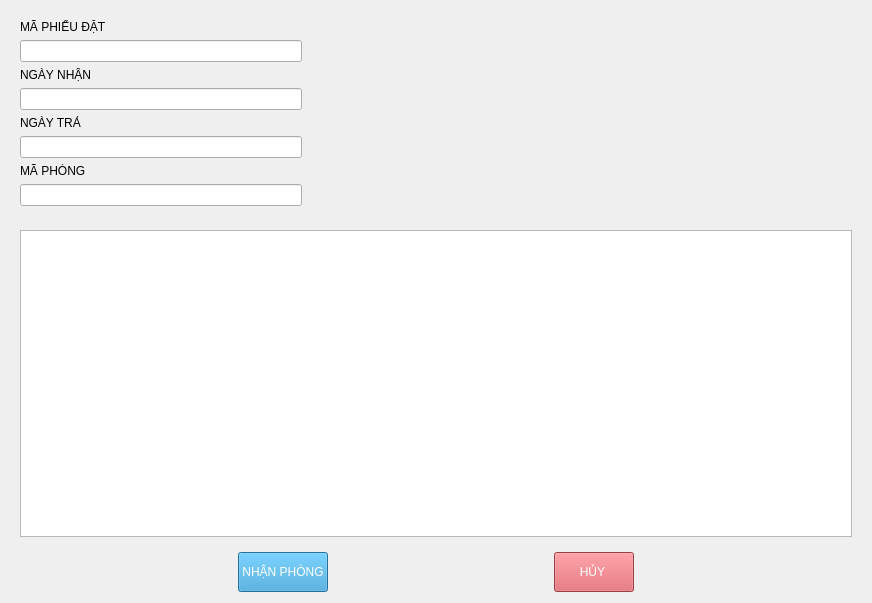
<?xml version="1.0" encoding="UTF-8"?>
<ui version="4.0">
 <class>Dialog</class>
 <widget class="QDialog" name="Dialog">
  <property name="geometry">
   <rect>
    <x>0</x>
    <y>0</y>
    <width>872</width>
    <height>603</height>
   </rect>
  </property>
  <property name="windowTitle">
   <string>Dialog</string>
  </property>
  <layout class="QVBoxLayout" name="verticalLayout">
   <item>
    <widget class="QWidget" name="widget" native="true">
     <property name="minimumSize">
      <size>
       <width>300</width>
       <height>0</height>
      </size>
     </property>
     <property name="maximumSize">
      <size>
       <width>300</width>
       <height>16777215</height>
      </size>
     </property>
     <layout class="QVBoxLayout" name="verticalLayout_2">
      <item>
       <widget class="QLabel" name="label">
        <property name="text">
         <string>MÃ PHIẾU ĐẶT</string>
        </property>
       </widget>
      </item>
      <item>
       <widget class="QLineEdit" name="maphieudat_input"/>
      </item>
      <item>
       <widget class="QLabel" name="label_2">
        <property name="text">
         <string>NGÀY NHẬN </string>
        </property>
       </widget>
      </item>
      <item>
       <widget class="QLineEdit" name="ngaynhan_input"/>
      </item>
      <item>
       <widget class="QLabel" name="label_3">
        <property name="text">
         <string>NGÀY TRẢ</string>
        </property>
       </widget>
      </item>
      <item>
       <widget class="QLineEdit" name="ngaytra_input"/>
      </item>
      <item>
       <widget class="QLabel" name="label_4">
        <property name="text">
         <string>MÃ PHÒNG</string>
        </property>
       </widget>
      </item>
      <item>
       <widget class="QLineEdit" name="maphong_input"/>
      </item>
     </layout>
    </widget>
   </item>
   <item>
    <widget class="QWidget" name="widget_2" native="true">
     <layout class="QGridLayout" name="gridLayout">
      <item row="0" column="0">
       <widget class="QTableView" name="khachdat_tableview"/>
      </item>
     </layout>
    </widget>
   </item>
   <item>
    <widget class="QWidget" name="widget_3" native="true">
     <property name="maximumSize">
      <size>
       <width>16777215</width>
       <height>45</height>
      </size>
     </property>
     <layout class="QHBoxLayout" name="horizontalLayout">
      <property name="spacing">
       <number>0</number>
      </property>
      <property name="leftMargin">
       <number>0</number>
      </property>
      <property name="topMargin">
       <number>0</number>
      </property>
      <property name="rightMargin">
       <number>0</number>
      </property>
      <property name="bottomMargin">
       <number>0</number>
      </property>
      <item>
       <spacer name="horizontalSpacer">
        <property name="orientation">
         <enum>Qt::Horizontal</enum>
        </property>
        <property name="sizeHint" stdset="0">
         <size>
          <width>208</width>
          <height>20</height>
         </size>
        </property>
       </spacer>
      </item>
      <item>
       <widget class="QPushButton" name="agree_btn">
        <property name="minimumSize">
         <size>
          <width>0</width>
          <height>40</height>
         </size>
        </property>
        <property name="styleSheet">
         <string notr="true">QPushButton {
    background-color:#379fd6;
    color: white;

}
QPushButton:hover {
    background-color: darkred;
}</string>
        </property>
        <property name="text">
         <string>NHẬN PHÒNG</string>
        </property>
       </widget>
      </item>
      <item>
       <spacer name="horizontalSpacer_2">
        <property name="orientation">
         <enum>Qt::Horizontal</enum>
        </property>
        <property name="sizeHint" stdset="0">
         <size>
          <width>207</width>
          <height>20</height>
         </size>
        </property>
       </spacer>
      </item>
      <item>
       <widget class="QPushButton" name="cancel_btn">
        <property name="minimumSize">
         <size>
          <width>0</width>
          <height>40</height>
         </size>
        </property>
        <property name="whatsThis">
         <string/>
        </property>
        <property name="styleSheet">
         <string notr="true">QPushButton {
    background-color:#db5860;
    color: white;

}
QPushButton:hover {
    background-color: darkred;
}</string>
        </property>
        <property name="text">
         <string>HỦY </string>
        </property>
       </widget>
      </item>
      <item>
       <spacer name="horizontalSpacer_3">
        <property name="orientation">
         <enum>Qt::Horizontal</enum>
        </property>
        <property name="sizeHint" stdset="0">
         <size>
          <width>208</width>
          <height>20</height>
         </size>
        </property>
       </spacer>
      </item>
     </layout>
    </widget>
   </item>
  </layout>
 </widget>
 <resources/>
 <connections/>
</ui>
